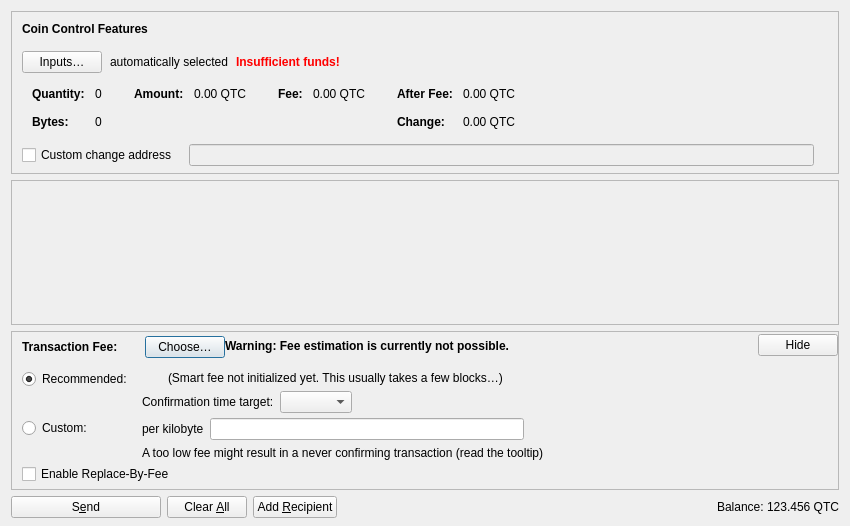
<?xml version="1.0" encoding="UTF-8"?>
<ui version="4.0">
 <class>SendCoinsDialog</class>
 <widget class="QDialog" name="SendCoinsDialog">
  <property name="geometry">
   <rect>
    <x>0</x>
    <y>0</y>
    <width>850</width>
    <height>526</height>
   </rect>
  </property>
  <property name="windowTitle">
   <string>Send Coins</string>
  </property>
  <layout class="QVBoxLayout" name="verticalLayout" stretch="0,1,0,0">
   <property name="bottomMargin">
    <number>8</number>
   </property>
   <item>
    <widget class="QFrame" name="frameCoinControl">
     <property name="sizePolicy">
      <sizepolicy hsizetype="Expanding" vsizetype="Expanding">
       <horstretch>0</horstretch>
       <verstretch>0</verstretch>
      </sizepolicy>
     </property>
     <property name="maximumSize">
      <size>
       <width>16777215</width>
       <height>16777215</height>
      </size>
     </property>
     <property name="frameShape">
      <enum>QFrame::StyledPanel</enum>
     </property>
     <property name="frameShadow">
      <enum>QFrame::Sunken</enum>
     </property>
     <layout class="QVBoxLayout" name="verticalLayoutCoinControl2">
      <property name="spacing">
       <number>0</number>
      </property>
      <property name="leftMargin">
       <number>0</number>
      </property>
      <property name="topMargin">
       <number>0</number>
      </property>
      <property name="rightMargin">
       <number>0</number>
      </property>
      <property name="bottomMargin">
       <number>6</number>
      </property>
      <item>
       <layout class="QVBoxLayout" name="verticalLayoutCoinControl" stretch="0,0,0,0,1">
        <property name="spacing">
         <number>0</number>
        </property>
        <property name="leftMargin">
         <number>10</number>
        </property>
        <property name="topMargin">
         <number>10</number>
        </property>
        <item>
         <layout class="QHBoxLayout" name="horizontalLayoutCoinControl1">
          <property name="bottomMargin">
           <number>15</number>
          </property>
          <item>
           <widget class="QLabel" name="labelCoinControlFeatures">
            <property name="sizePolicy">
             <sizepolicy hsizetype="Preferred" vsizetype="Maximum">
              <horstretch>0</horstretch>
              <verstretch>0</verstretch>
             </sizepolicy>
            </property>
            <property name="font">
             <font>
              <weight>75</weight>
              <bold>true</bold>
             </font>
            </property>
            <property name="styleSheet">
             <string notr="true">font-weight:bold;</string>
            </property>
            <property name="text">
             <string>Coin Control Features</string>
            </property>
           </widget>
          </item>
         </layout>
        </item>
        <item>
         <layout class="QHBoxLayout" name="horizontalLayoutCoinControl2" stretch="0,0,0,0">
          <property name="spacing">
           <number>8</number>
          </property>
          <property name="bottomMargin">
           <number>10</number>
          </property>
          <item>
           <widget class="QPushButton" name="pushButtonCoinControl">
            <property name="styleSheet">
             <string notr="true"/>
            </property>
            <property name="text">
             <string>Inputs…</string>
            </property>
            <property name="autoDefault">
             <bool>false</bool>
            </property>
           </widget>
          </item>
          <item>
           <widget class="QLabel" name="labelCoinControlAutomaticallySelected">
            <property name="text">
             <string>automatically selected</string>
            </property>
            <property name="margin">
             <number>5</number>
            </property>
           </widget>
          </item>
          <item>
           <widget class="QLabel" name="labelCoinControlInsuffFunds">
            <property name="font">
             <font>
              <weight>75</weight>
              <bold>true</bold>
             </font>
            </property>
            <property name="styleSheet">
             <string notr="true">color:red;font-weight:bold;</string>
            </property>
            <property name="text">
             <string>Insufficient funds!</string>
            </property>
            <property name="margin">
             <number>5</number>
            </property>
           </widget>
          </item>
          <item>
           <spacer name="horizontalSpacerCoinControl">
            <property name="orientation">
             <enum>Qt::Horizontal</enum>
            </property>
            <property name="sizeHint" stdset="0">
             <size>
              <width>40</width>
              <height>1</height>
             </size>
            </property>
           </spacer>
          </item>
         </layout>
        </item>
        <item>
         <widget class="QWidget" name="widgetCoinControl" native="true">
          <property name="sizePolicy">
           <sizepolicy hsizetype="Preferred" vsizetype="Preferred">
            <horstretch>0</horstretch>
            <verstretch>0</verstretch>
           </sizepolicy>
          </property>
          <property name="minimumSize">
           <size>
            <width>0</width>
            <height>0</height>
           </size>
          </property>
          <property name="styleSheet">
           <string notr="true"/>
          </property>
          <layout class="QHBoxLayout" name="horizontalLayoutCoinControl5">
           <property name="leftMargin">
            <number>0</number>
           </property>
           <property name="topMargin">
            <number>0</number>
           </property>
           <property name="rightMargin">
            <number>0</number>
           </property>
           <property name="bottomMargin">
            <number>0</number>
           </property>
           <item>
            <layout class="QHBoxLayout" name="horizontalLayoutCoinControl3" stretch="0,0,0,1">
             <property name="spacing">
              <number>20</number>
             </property>
             <property name="topMargin">
              <number>0</number>
             </property>
             <property name="bottomMargin">
              <number>10</number>
             </property>
             <item>
              <layout class="QFormLayout" name="formLayoutCoinControl1">
               <property name="labelAlignment">
                <set>Qt::AlignLeft|Qt::AlignVCenter</set>
               </property>
               <property name="horizontalSpacing">
                <number>10</number>
               </property>
               <property name="verticalSpacing">
                <number>14</number>
               </property>
               <property name="leftMargin">
                <number>10</number>
               </property>
               <property name="topMargin">
                <number>4</number>
               </property>
               <property name="rightMargin">
                <number>6</number>
               </property>
               <item row="0" column="0">
                <widget class="QLabel" name="labelCoinControlQuantityText">
                 <property name="font">
                  <font>
                   <weight>75</weight>
                   <bold>true</bold>
                  </font>
                 </property>
                 <property name="text">
                  <string>Quantity:</string>
                 </property>
                 <property name="margin">
                  <number>0</number>
                 </property>
                </widget>
               </item>
               <item row="0" column="1">
                <widget class="QLabel" name="labelCoinControlQuantity">
                 <property name="cursor">
                  <cursorShape>IBeamCursor</cursorShape>
                 </property>
                 <property name="contextMenuPolicy">
                  <enum>Qt::ActionsContextMenu</enum>
                 </property>
                 <property name="text">
                  <string notr="true">0</string>
                 </property>
                 <property name="margin">
                  <number>0</number>
                 </property>
                 <property name="textInteractionFlags">
                  <set>Qt::LinksAccessibleByMouse|Qt::TextSelectableByKeyboard|Qt::TextSelectableByMouse</set>
                 </property>
                </widget>
               </item>
               <item row="1" column="0">
                <widget class="QLabel" name="labelCoinControlBytesText">
                 <property name="font">
                  <font>
                   <weight>75</weight>
                   <bold>true</bold>
                  </font>
                 </property>
                 <property name="text">
                  <string>Bytes:</string>
                 </property>
                </widget>
               </item>
               <item row="1" column="1">
                <widget class="QLabel" name="labelCoinControlBytes">
                 <property name="cursor">
                  <cursorShape>IBeamCursor</cursorShape>
                 </property>
                 <property name="contextMenuPolicy">
                  <enum>Qt::ActionsContextMenu</enum>
                 </property>
                 <property name="text">
                  <string notr="true">0</string>
                 </property>
                 <property name="textInteractionFlags">
                  <set>Qt::LinksAccessibleByMouse|Qt::TextSelectableByKeyboard|Qt::TextSelectableByMouse</set>
                 </property>
                </widget>
               </item>
              </layout>
             </item>
             <item>
              <layout class="QFormLayout" name="formLayoutCoinControl2">
               <property name="horizontalSpacing">
                <number>10</number>
               </property>
               <property name="verticalSpacing">
                <number>14</number>
               </property>
               <property name="leftMargin">
                <number>6</number>
               </property>
               <property name="topMargin">
                <number>4</number>
               </property>
               <property name="rightMargin">
                <number>6</number>
               </property>
               <item row="0" column="0">
                <widget class="QLabel" name="labelCoinControlAmountText">
                 <property name="font">
                  <font>
                   <weight>75</weight>
                   <bold>true</bold>
                  </font>
                 </property>
                 <property name="text">
                  <string>Amount:</string>
                 </property>
                 <property name="margin">
                  <number>0</number>
                 </property>
                </widget>
               </item>
               <item row="0" column="1">
                <widget class="QLabel" name="labelCoinControlAmount">
                 <property name="cursor">
                  <cursorShape>IBeamCursor</cursorShape>
                 </property>
                 <property name="contextMenuPolicy">
                  <enum>Qt::ActionsContextMenu</enum>
                 </property>
                 <property name="text">
                  <string notr="true">0.00 QTC</string>
                 </property>
                 <property name="textInteractionFlags">
                  <set>Qt::LinksAccessibleByMouse|Qt::TextSelectableByKeyboard|Qt::TextSelectableByMouse</set>
                 </property>
                </widget>
               </item>
              </layout>
             </item>
             <item>
              <layout class="QFormLayout" name="formLayoutCoinControl3">
               <property name="horizontalSpacing">
                <number>10</number>
               </property>
               <property name="verticalSpacing">
                <number>14</number>
               </property>
               <property name="leftMargin">
                <number>6</number>
               </property>
               <property name="topMargin">
                <number>4</number>
               </property>
               <property name="rightMargin">
                <number>6</number>
               </property>
               <item row="0" column="0">
                <widget class="QLabel" name="labelCoinControlFeeText">
                 <property name="font">
                  <font>
                   <weight>75</weight>
                   <bold>true</bold>
                  </font>
                 </property>
                 <property name="text">
                  <string>Fee:</string>
                 </property>
                 <property name="margin">
                  <number>0</number>
                 </property>
                </widget>
               </item>
               <item row="0" column="1">
                <widget class="QLabel" name="labelCoinControlFee">
                 <property name="cursor">
                  <cursorShape>IBeamCursor</cursorShape>
                 </property>
                 <property name="contextMenuPolicy">
                  <enum>Qt::ActionsContextMenu</enum>
                 </property>
                 <property name="text">
                  <string notr="true">0.00 QTC</string>
                 </property>
                 <property name="textInteractionFlags">
                  <set>Qt::LinksAccessibleByMouse|Qt::TextSelectableByKeyboard|Qt::TextSelectableByMouse</set>
                 </property>
                </widget>
               </item>
              </layout>
             </item>
             <item>
              <layout class="QFormLayout" name="formLayoutCoinControl4">
               <property name="labelAlignment">
                <set>Qt::AlignLeft|Qt::AlignVCenter</set>
               </property>
               <property name="horizontalSpacing">
                <number>10</number>
               </property>
               <property name="verticalSpacing">
                <number>14</number>
               </property>
               <property name="leftMargin">
                <number>6</number>
               </property>
               <property name="topMargin">
                <number>4</number>
               </property>
               <property name="rightMargin">
                <number>6</number>
               </property>
               <item row="0" column="0">
                <widget class="QLabel" name="labelCoinControlAfterFeeText">
                 <property name="font">
                  <font>
                   <weight>75</weight>
                   <bold>true</bold>
                  </font>
                 </property>
                 <property name="text">
                  <string>After Fee:</string>
                 </property>
                 <property name="margin">
                  <number>0</number>
                 </property>
                </widget>
               </item>
               <item row="0" column="1">
                <widget class="QLabel" name="labelCoinControlAfterFee">
                 <property name="cursor">
                  <cursorShape>IBeamCursor</cursorShape>
                 </property>
                 <property name="contextMenuPolicy">
                  <enum>Qt::ActionsContextMenu</enum>
                 </property>
                 <property name="text">
                  <string notr="true">0.00 QTC</string>
                 </property>
                 <property name="textInteractionFlags">
                  <set>Qt::LinksAccessibleByMouse|Qt::TextSelectableByKeyboard|Qt::TextSelectableByMouse</set>
                 </property>
                </widget>
               </item>
               <item row="1" column="0">
                <widget class="QLabel" name="labelCoinControlChangeText">
                 <property name="font">
                  <font>
                   <weight>75</weight>
                   <bold>true</bold>
                  </font>
                 </property>
                 <property name="text">
                  <string>Change:</string>
                 </property>
                </widget>
               </item>
               <item row="1" column="1">
                <widget class="QLabel" name="labelCoinControlChange">
                 <property name="cursor">
                  <cursorShape>IBeamCursor</cursorShape>
                 </property>
                 <property name="contextMenuPolicy">
                  <enum>Qt::ActionsContextMenu</enum>
                 </property>
                 <property name="text">
                  <string notr="true">0.00 QTC</string>
                 </property>
                 <property name="textInteractionFlags">
                  <set>Qt::LinksAccessibleByMouse|Qt::TextSelectableByKeyboard|Qt::TextSelectableByMouse</set>
                 </property>
                </widget>
               </item>
              </layout>
             </item>
            </layout>
           </item>
          </layout>
         </widget>
        </item>
        <item>
         <layout class="QHBoxLayout" name="horizontalLayoutCoinControl4" stretch="0,0,0">
          <property name="spacing">
           <number>12</number>
          </property>
          <property name="sizeConstraint">
           <enum>QLayout::SetDefaultConstraint</enum>
          </property>
          <property name="topMargin">
           <number>5</number>
          </property>
          <property name="rightMargin">
           <number>5</number>
          </property>
          <item>
           <widget class="QCheckBox" name="checkBoxCoinControlChange">
            <property name="toolTip">
             <string>If this is activated, but the change address is empty or invalid, change will be sent to a newly generated address.</string>
            </property>
            <property name="text">
             <string>Custom change address</string>
            </property>
           </widget>
          </item>
          <item>
           <widget class="QValidatedLineEdit" name="lineEditCoinControlChange">
            <property name="enabled">
             <bool>false</bool>
            </property>
            <property name="sizePolicy">
             <sizepolicy hsizetype="Expanding" vsizetype="Fixed">
              <horstretch>0</horstretch>
              <verstretch>0</verstretch>
             </sizepolicy>
            </property>
           </widget>
          </item>
          <item>
           <widget class="QLabel" name="labelCoinControlChangeLabel">
            <property name="sizePolicy">
             <sizepolicy hsizetype="Preferred" vsizetype="Expanding">
              <horstretch>0</horstretch>
              <verstretch>0</verstretch>
             </sizepolicy>
            </property>
            <property name="minimumSize">
             <size>
              <width>0</width>
              <height>0</height>
             </size>
            </property>
            <property name="text">
             <string/>
            </property>
            <property name="margin">
             <number>3</number>
            </property>
           </widget>
          </item>
         </layout>
        </item>
        <item>
         <spacer name="verticalSpacerCoinControl">
          <property name="orientation">
           <enum>Qt::Vertical</enum>
          </property>
          <property name="sizeHint" stdset="0">
           <size>
            <width>800</width>
            <height>1</height>
           </size>
          </property>
         </spacer>
        </item>
       </layout>
      </item>
     </layout>
    </widget>
   </item>
   <item>
    <widget class="QScrollArea" name="scrollArea">
     <property name="widgetResizable">
      <bool>true</bool>
     </property>
     <widget class="QWidget" name="scrollAreaWidgetContents">
      <property name="geometry">
       <rect>
        <x>0</x>
        <y>0</y>
        <width>830</width>
        <height>104</height>
       </rect>
      </property>
      <layout class="QVBoxLayout" name="verticalLayout_2" stretch="0,1">
       <property name="leftMargin">
        <number>0</number>
       </property>
       <property name="topMargin">
        <number>0</number>
       </property>
       <property name="rightMargin">
        <number>0</number>
       </property>
       <property name="bottomMargin">
        <number>0</number>
       </property>
       <item>
        <layout class="QVBoxLayout" name="entries">
         <property name="spacing">
          <number>6</number>
         </property>
        </layout>
       </item>
       <item>
        <spacer name="verticalSpacer">
         <property name="orientation">
          <enum>Qt::Vertical</enum>
         </property>
         <property name="sizeHint" stdset="0">
          <size>
           <width>20</width>
           <height>40</height>
          </size>
         </property>
        </spacer>
       </item>
      </layout>
     </widget>
    </widget>
   </item>
   <item>
    <widget class="QFrame" name="frameFee">
     <property name="sizePolicy">
      <sizepolicy hsizetype="Expanding" vsizetype="Expanding">
       <horstretch>0</horstretch>
       <verstretch>0</verstretch>
      </sizepolicy>
     </property>
     <property name="maximumSize">
      <size>
       <width>16777215</width>
       <height>16777215</height>
      </size>
     </property>
     <property name="frameShape">
      <enum>QFrame::StyledPanel</enum>
     </property>
     <property name="frameShadow">
      <enum>QFrame::Sunken</enum>
     </property>
     <layout class="QVBoxLayout" name="verticalLayoutFee1">
      <property name="spacing">
       <number>0</number>
      </property>
      <property name="leftMargin">
       <number>0</number>
      </property>
      <property name="topMargin">
       <number>0</number>
      </property>
      <property name="rightMargin">
       <number>0</number>
      </property>
      <property name="bottomMargin">
       <number>0</number>
      </property>
      <item>
       <layout class="QVBoxLayout" name="verticalLayoutFee2" stretch="0,0,0">
        <property name="spacing">
         <number>0</number>
        </property>
        <property name="leftMargin">
         <number>10</number>
        </property>
        <property name="topMargin">
         <number>0</number>
        </property>
        <item>
         <layout class="QHBoxLayout" name="horizontalLayoutFee1">
          <property name="bottomMargin">
           <number>0</number>
          </property>
          <item>
           <layout class="QVBoxLayout" name="verticalLayoutFee7">
            <property name="spacing">
             <number>0</number>
            </property>
            <item>
             <spacer name="verticalSpacerSmartFee">
              <property name="orientation">
               <enum>Qt::Vertical</enum>
              </property>
              <property name="sizeType">
               <enum>QSizePolicy::Fixed</enum>
              </property>
              <property name="sizeHint" stdset="0">
               <size>
                <width>1</width>
                <height>4</height>
               </size>
              </property>
             </spacer>
            </item>
            <item>
             <layout class="QHBoxLayout" name="horizontalLayoutSmartFee">
              <property name="spacing">
               <number>10</number>
              </property>
              <item>
               <widget class="QLabel" name="labelFeeHeadline">
                <property name="sizePolicy">
                 <sizepolicy hsizetype="Preferred" vsizetype="Maximum">
                  <horstretch>0</horstretch>
                  <verstretch>0</verstretch>
                 </sizepolicy>
                </property>
                <property name="font">
                 <font>
                  <weight>75</weight>
                  <bold>true</bold>
                 </font>
                </property>
                <property name="styleSheet">
                 <string notr="true">font-weight:bold;</string>
                </property>
                <property name="text">
                 <string>Transaction Fee:</string>
                </property>
               </widget>
              </item>
              <item>
               <widget class="QLabel" name="labelFeeMinimized">
                <property name="text">
                 <string/>
                </property>
               </widget>
              </item>
              <item>
               <widget class="QPushButton" name="buttonChooseFee">
                <property name="text">
                 <string>Choose…</string>
                </property>
               </widget>
              </item>
             </layout>
            </item>
            <item>
             <spacer name="verticalSpacer_5">
              <property name="orientation">
               <enum>Qt::Vertical</enum>
              </property>
              <property name="sizeHint" stdset="0">
               <size>
                <width>1</width>
                <height>1</height>
               </size>
              </property>
             </spacer>
            </item>
           </layout>
          </item>
          <item>
           <widget class="QLabel" name="fallbackFeeWarningLabel">
            <property name="toolTip">
             <string>Using the fallbackfee can result in sending a transaction that will take several hours or days (or never) to confirm. Consider choosing your fee manually or wait until you have validated the complete chain.</string>
            </property>
            <property name="font">
            <font>
                <weight>75</weight>
                <bold>true</bold>
            </font>
            </property>
            <property name="text">
             <string>Warning: Fee estimation is currently not possible.</string>
            </property>
            <property name="wordWrap">
             <bool>false</bool>
            </property>
           </widget>
          </item>
          <item>
           <spacer name="horizontalSpacer_4">
            <property name="orientation">
             <enum>Qt::Horizontal</enum>
            </property>
            <property name="sizeType">
             <enum>QSizePolicy::MinimumExpanding</enum>
            </property>
            <property name="sizeHint" stdset="0">
             <size>
              <width>40</width>
              <height>20</height>
             </size>
            </property>
           </spacer>
          </item>
          <item>
           <widget class="QPushButton" name="buttonMinimizeFee">
            <property name="toolTip">
             <string>Hide transaction fee settings</string>
            </property>
            <property name="text">
             <string>Hide</string>
            </property>
           </widget>
          </item>
         </layout>
        </item>
        <item>
         <widget class="QFrame" name="frameFeeSelection">
          <layout class="QVBoxLayout" name="verticalLayoutFee12">
           <property name="spacing">
            <number>0</number>
           </property>
           <property name="leftMargin">
            <number>0</number>
           </property>
           <property name="topMargin">
            <number>0</number>
           </property>
           <property name="rightMargin">
            <number>0</number>
           </property>
           <property name="bottomMargin">
            <number>0</number>
           </property>
           <item>
            <layout class="QGridLayout" name="gridLayoutFee">
             <property name="topMargin">
              <number>10</number>
             </property>
             <property name="bottomMargin">
              <number>4</number>
             </property>
             <property name="horizontalSpacing">
              <number>10</number>
             </property>
             <property name="verticalSpacing">
              <number>4</number>
             </property>
             <item row="1" column="1">
              <layout class="QVBoxLayout" name="verticalLayoutFee8">
               <property name="spacing">
                <number>6</number>
               </property>
               <item>
                <layout class="QHBoxLayout" name="horizontalLayoutFee13">
                 <item>
                  <widget class="QLabel" name="labelCustomPerKilobyte">
                   <property name="toolTip">
                    <string>Specify a custom fee per kB (1,000 bytes) of the transaction's virtual size.

Note:  Since the fee is calculated on a per-byte basis, a fee rate of "100 satoshis per kvB" for a transaction size of 500 virtual bytes (half of 1 kvB) would ultimately yield a fee of only 50 satoshis.</string>
                   </property>
                   <property name="text">
                    <string>per kilobyte</string>
                   </property>
                  </widget>
                 </item>
                 <item>
                  <widget class="QbitscoinAmountField" name="customFee"/>
                 </item>
                 <item>
                  <spacer name="horizontalSpacer_6">
                   <property name="orientation">
                    <enum>Qt::Horizontal</enum>
                   </property>
                   <property name="sizeHint" stdset="0">
                    <size>
                     <width>1</width>
                     <height>1</height>
                    </size>
                   </property>
                  </spacer>
                 </item>
                </layout>
               </item>
               <item>
                <layout class="QHBoxLayout" name="horizontalLayoutFee8">
                 <item>
                  <widget class="QLabel" name="labelCustomFeeWarning">
                   <property name="enabled">
                    <bool>true</bool>
                   </property>
                   <property name="toolTip">
                    <string>When there is less transaction volume than space in the blocks, miners as well as relaying nodes may enforce a minimum fee. Paying only this minimum fee is just fine, but be aware that this can result in a never confirming transaction once there is more demand for qbitscoin transactions than the network can process.</string>
                   </property>
                   <property name="text">
                    <string>A too low fee might result in a never confirming transaction (read the tooltip)</string>
                   </property>
                  </widget>
                 </item>
                 <item>
                  <spacer name="horizontalSpacer_2">
                   <property name="orientation">
                    <enum>Qt::Horizontal</enum>
                   </property>
                   <property name="sizeHint" stdset="0">
                    <size>
                     <width>1</width>
                     <height>1</height>
                    </size>
                   </property>
                  </spacer>
                 </item>
                </layout>
               </item>
              </layout>
             </item>
             <item row="0" column="0">
              <layout class="QVBoxLayout" name="verticalLayoutFee4" stretch="0,1">
               <item>
                <widget class="QRadioButton" name="radioSmartFee">
                 <property name="text">
                  <string>Recommended:</string>
                 </property>
                 <property name="checked">
                  <bool>true</bool>
                 </property>
                 <attribute name="buttonGroup">
                  <string notr="true">groupFee</string>
                 </attribute>
                </widget>
               </item>
               <item>
                <spacer name="verticalSpacer_2">
                 <property name="orientation">
                  <enum>Qt::Vertical</enum>
                 </property>
                 <property name="sizeHint" stdset="0">
                  <size>
                   <width>1</width>
                   <height>1</height>
                  </size>
                 </property>
                </spacer>
               </item>
              </layout>
             </item>
             <item row="1" column="0">
              <layout class="QVBoxLayout" name="verticalLayoutFee9" stretch="0,1">
               <item>
                <widget class="QRadioButton" name="radioCustomFee">
                 <property name="text">
                  <string>Custom:</string>
                 </property>
                 <attribute name="buttonGroup">
                  <string notr="true">groupFee</string>
                 </attribute>
                </widget>
               </item>
               <item>
                <spacer name="verticalSpacer_6">
                 <property name="orientation">
                  <enum>Qt::Vertical</enum>
                 </property>
                 <property name="sizeHint" stdset="0">
                  <size>
                   <width>1</width>
                   <height>1</height>
                  </size>
                 </property>
                </spacer>
               </item>
              </layout>
             </item>
             <item row="0" column="1">
              <layout class="QVBoxLayout" name="verticalLayoutFee3" stretch="0,0,1">
               <property name="spacing">
                <number>6</number>
               </property>
               <property name="topMargin">
                <number>2</number>
               </property>
               <item>
                <layout class="QHBoxLayout" name="horizontalLayoutFee12">
                 <item>
                  <widget class="QLabel" name="labelSmartFee">
                   <property name="text">
                    <string/>
                   </property>
                  </widget>
                 </item>
                 <item>
                  <widget class="QLabel" name="labelFeeEstimation">
                   <property name="text">
                    <string/>
                   </property>
                  </widget>
                 </item>
                 <item>
                  <widget class="QLabel" name="labelSmartFee2">
                   <property name="text">
                    <string>(Smart fee not initialized yet. This usually takes a few blocks…)</string>
                   </property>
                  </widget>
                 </item>
                 <item>
                  <spacer name="horizontalSpacer_5">
                   <property name="orientation">
                    <enum>Qt::Horizontal</enum>
                   </property>
                   <property name="sizeHint" stdset="0">
                    <size>
                     <width>1</width>
                     <height>1</height>
                    </size>
                   </property>
                  </spacer>
                 </item>
                </layout>
               </item>
               <item>
                <layout class="QHBoxLayout" name="horizontalLayoutFee9">
                 <item>
                  <layout class="QVBoxLayout" name="verticalLayoutFee6">
                   <item>
                    <widget class="QLabel" name="labelSmartFee3">
                     <property name="text">
                      <string>Confirmation time target:</string>
                     </property>
                    </widget>
                   </item>
                  </layout>
                 </item>
                 <item>
                  <layout class="QVBoxLayout" name="verticalLayoutFee5">
                   <property name="rightMargin">
                    <number>30</number>
                   </property>
                   <item>
                    <layout class="QHBoxLayout" name="horizontalLayoutConfTarget">
                     <property name="bottomMargin">
                      <number>0</number>
                     </property>
                     <item>
                      <widget class="QComboBox" name="confTargetSelector"/>
                     </item>
                     <item>
                      <spacer name="horizontalSpacerConfTarget">
                       <property name="orientation">
                        <enum>Qt::Horizontal</enum>
                       </property>
                       <property name="sizeHint" stdset="0">
                        <size>
                         <width>40</width>
                         <height>20</height>
                        </size>
                       </property>
                      </spacer>
                     </item>
                    </layout>
                   </item>
                  </layout>
                 </item>
                </layout>
               </item>
               <item>
                <spacer name="verticalSpacer_4">
                 <property name="orientation">
                  <enum>Qt::Vertical</enum>
                 </property>
                 <property name="sizeHint" stdset="0">
                  <size>
                   <width>1</width>
                   <height>1</height>
                  </size>
                 </property>
                </spacer>
               </item>
              </layout>
             </item>
            </layout>
           </item>
           <item>
            <widget class="QCheckBox" name="optInRBF">
             <property name="text">
              <string>Enable Replace-By-Fee</string>
             </property>
             <property name="toolTip">
              <string>With Replace-By-Fee (BIP-125) you can increase a transaction's fee after it is sent. Without this, a higher fee may be recommended to compensate for increased transaction delay risk.</string>
             </property>
            </widget>
           </item>
          </layout>
         </widget>
        </item>
        <item>
         <spacer name="verticalSpacerFee">
          <property name="orientation">
           <enum>Qt::Vertical</enum>
          </property>
          <property name="sizeHint" stdset="0">
           <size>
            <width>40</width>
            <height>5</height>
           </size>
          </property>
         </spacer>
        </item>
       </layout>
      </item>
     </layout>
    </widget>
   </item>
   <item>
    <layout class="QHBoxLayout" name="horizontalLayout">
     <item>
      <widget class="QPushButton" name="sendButton">
       <property name="minimumSize">
        <size>
         <width>150</width>
         <height>0</height>
        </size>
       </property>
       <property name="toolTip">
        <string>Confirm the send action</string>
       </property>
       <property name="text">
        <string>S&amp;end</string>
       </property>
       <property name="icon">
        <iconset resource="../qbitscoin.qrc">
         <normaloff>:/icons/send</normaloff>:/icons/send</iconset>
       </property>
       <property name="autoDefault">
        <bool>false</bool>
       </property>
       <property name="default">
        <bool>false</bool>
       </property>
      </widget>
     </item>
     <item>
      <widget class="QPushButton" name="clearButton">
       <property name="sizePolicy">
        <sizepolicy hsizetype="Minimum" vsizetype="Fixed">
         <horstretch>0</horstretch>
         <verstretch>0</verstretch>
        </sizepolicy>
       </property>
       <property name="toolTip">
        <string>Clear all fields of the form.</string>
       </property>
       <property name="text">
        <string>Clear &amp;All</string>
       </property>
       <property name="icon">
        <iconset resource="../qbitscoin.qrc">
         <normaloff>:/icons/remove</normaloff>:/icons/remove</iconset>
       </property>
       <property name="autoDefault">
        <bool>false</bool>
       </property>
      </widget>
     </item>
     <item>
      <widget class="QPushButton" name="addButton">
       <property name="toolTip">
        <string>Send to multiple recipients at once</string>
       </property>
       <property name="text">
        <string>Add &amp;Recipient</string>
       </property>
       <property name="icon">
        <iconset resource="../qbitscoin.qrc">
         <normaloff>:/icons/add</normaloff>:/icons/add</iconset>
       </property>
       <property name="autoDefault">
        <bool>false</bool>
       </property>
      </widget>
     </item>
     <item>
      <spacer name="horizontalSpacer">
       <property name="orientation">
        <enum>Qt::Horizontal</enum>
       </property>
       <property name="sizeHint" stdset="0">
        <size>
         <width>40</width>
         <height>20</height>
        </size>
       </property>
      </spacer>
     </item>
     <item>
      <layout class="QHBoxLayout" name="horizontalLayout_2">
       <property name="spacing">
        <number>3</number>
       </property>
       <item>
        <widget class="QLabel" name="labelBalanceName">
         <property name="sizePolicy">
          <sizepolicy hsizetype="Preferred" vsizetype="Fixed">
           <horstretch>0</horstretch>
           <verstretch>0</verstretch>
          </sizepolicy>
         </property>
         <property name="text">
          <string>Balance:</string>
         </property>
        </widget>
       </item>
       <item>
        <widget class="QLabel" name="labelBalance">
         <property name="sizePolicy">
          <sizepolicy hsizetype="Preferred" vsizetype="Fixed">
           <horstretch>0</horstretch>
           <verstretch>0</verstretch>
          </sizepolicy>
         </property>
         <property name="cursor">
          <cursorShape>IBeamCursor</cursorShape>
         </property>
         <property name="text">
          <string notr="true">123.456 QTC</string>
         </property>
         <property name="textInteractionFlags">
          <set>Qt::LinksAccessibleByMouse|Qt::TextSelectableByKeyboard|Qt::TextSelectableByMouse</set>
         </property>
        </widget>
       </item>
      </layout>
     </item>
    </layout>
   </item>
  </layout>
 </widget>
 <customwidgets>
  <customwidget>
   <class>QValidatedLineEdit</class>
   <extends>QLineEdit</extends>
   <header>qt/qvalidatedlineedit.h</header>
  </customwidget>
  <customwidget>
   <class>QbitscoinAmountField</class>
   <extends>QLineEdit</extends>
   <header>qt/qbitscoinamountfield.h</header>
   <container>1</container>
  </customwidget>
 </customwidgets>
 <resources>
  <include location="../qbitscoin.qrc"/>
 </resources>
 <connections/>
 <buttongroups>
  <buttongroup name="groupFee"/>
 </buttongroups>
</ui>
